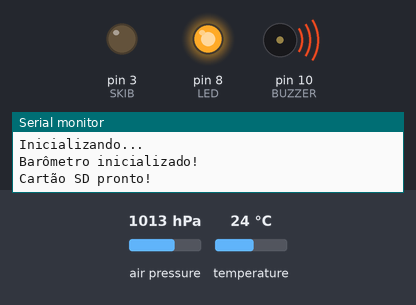
Bench run of a sketch on a simulated Arduino Uno, built with avr-gcc and run on an emulated ATmega328P. Parts: output pins drawn as LEDs (lit = HIGH), buzzer (waves = sounding, pin HIGH), the last lines printed to the serial monitor. Inputs (shaded band) come from the test bench; at power-on: air pressure 1013 hPa, temperature 24 °C. Storage starts empty.

Above: at 1.7 s.
At 4.8 s:
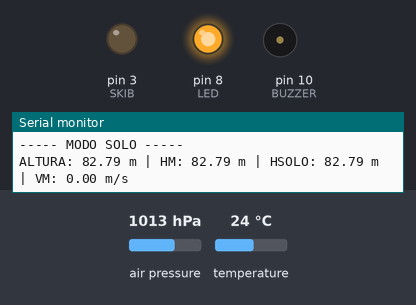
4.9 s: air pressure set to 1011 hPa
At 5.9 s:
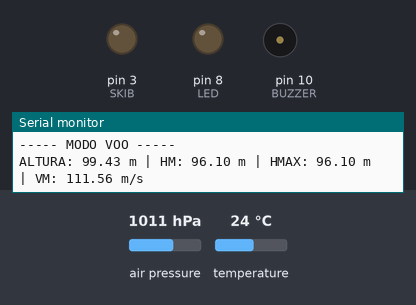
6.8 s: air pressure set to 952 hPa
Timing chart, 0 to 9.8 s (numbered marks = the images above; inputs shaded):
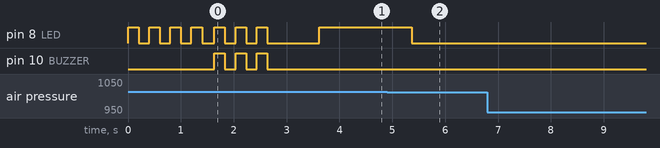

Measured:
- the behaviour switches between 1013 and 1012 hPa on air pressure (found by bisection; images 1 and 2)
- after the input at 4.9 s, pin 8 (LED): HIGH → LOW after 0.47 s

The sketch:

minifog.ino
```cpp
#include <Adafruit_BMP280.h>
#include <Adafruit_Sensor.h>
#include <SPI.h>
#include <SD.h>
#include <math.h>

#define CS 4
#define SKIB 3
#define LED 8
#define BUZZER 10
#define M 10
#define H 1023.00
#define Hmin 3.0
#define Hmin_rec 10.0
#define Vmin 5.0

Adafruit_BMP280 bar;

File file;
float h[M] = {0}, v[M] = {0};
float hm = 0, vm = 0;
float hsolo, hmax;
unsigned long time;
unsigned long lastbeep = 0;
int i = 0;
bool voo = 0;

void calib();
void solo();
void flight();

void setup() {
  Serial.begin(9600);

  pinMode(CS, OUTPUT);
  pinMode(SKIB, OUTPUT);
  pinMode(LED, OUTPUT);
  pinMode(BUZZER, OUTPUT);

  digitalWrite(SKIB, LOW);

  Serial.println("Inicializando...");

  while (!bar.begin()) {
    Serial.println("Barômetro não encontrado. Verifique as conexões!");
    delay(3000);
  }
  Serial.println("Barômetro inicializado!");

  for (int j = 0; j < 4; j++) {
    digitalWrite(LED, HIGH);
    delay(200);
    digitalWrite(LED, LOW);
    delay(200);
  }

  while (!SD.begin(CS)) {
    Serial.println("Falha na inicialização do cartão SD!");
    delay(3000);
  }
  Serial.println("Cartão SD pronto!");

  file = SD.open("DADOS.txt", FILE_WRITE);
  if (file) {
    file.println("----------------------- SISTEMA INICIALIZADO -----------------------");
    file.println("Clock, altitude, pressão, temperatura, hm, vm, hmax:");
    file.close();
  }

  for (int j = 0; j < 3; j++) {
    digitalWrite(LED, HIGH);
    digitalWrite(BUZZER, HIGH);
    delay(200);
    digitalWrite(LED, LOW);
    digitalWrite(BUZZER, LOW);
    delay(200);
  }

  calib();
}

void loop() {
  if (!voo) {
    solo();
  } else {
    flight();
  }
}

void calib() {
  time = millis();
  for (i = 0; i < M; i++) {
    h[i] = bar.readAltitude(H);
    hm += h[i] / M;
  }
  for (i = 0; i < M; i++) {
    float alt = bar.readAltitude(H);
    v[i] = (alt - hm) * 1000 / (millis() - time);
    vm += v[i] / M;
    time = millis();
    delay(75);
    hm -= h[i] / M;
    h[i] = alt;
    hm += h[i] / M;
  }
  hsolo = hm;
  hmax = hm;
  i = 0;
}

void solo() {
  digitalWrite(LED, HIGH);
  digitalWrite(SKIB, LOW);

  float alt = bar.readAltitude(H);
  vm -= v[i] / M;
  v[i] = (alt - hm) * 1000 / (millis() - time);
  vm += v[i] / M;

  Serial.println("----- MODO SOLO -----");
  Serial.print("ALTURA: ");
  Serial.print(alt);
  Serial.print(" m | HM: ");
  Serial.print(hm);
  Serial.print(" m | HSOLO: ");
  Serial.print(hsolo);
  Serial.print(" m | VM: ");
  Serial.print(vm);
  Serial.println(" m/s");

  if (hm - hsolo >= Hmin && fabs(vm) >= 1) {
    Serial.println(">>> DECOLAGEM DETECTADA <<<");
    voo = 1;
  }

  file = SD.open("DADOS.txt", O_WRITE | O_APPEND);
  if (file) {
    file.print((float) millis() / 1000.0);
    file.print(',');
    file.print(alt);
    file.print(',');
    file.print(bar.readPressure());
    file.print(',');
    file.print(bar.readTemperature());
    file.print(',');
    file.print(hm);
    file.print(',');
    file.println(vm);
    file.close();
  }

  time = millis();
  delay(75);
  hm -= h[i] / M;
  h[i] = alt;
  hm += h[i] / M;
  if (hm > hmax) hmax = hm;

  i++;
  if (i >= M) i = 0;

  if (millis() - lastbeep >= 60000) {
    digitalWrite(BUZZER, HIGH);
    delay(100);
    digitalWrite(BUZZER, LOW);
    lastbeep = millis();
  }
}


void flight() {
  digitalWrite(LED, LOW);
  digitalWrite(SKIB, LOW);

  float alt = bar.readAltitude(H);
  vm -= v[i] / M;
  v[i] = (alt - hm) * 1000 / (millis() - time);
  vm += v[i] / M;
  time = millis();

  Serial.println("----- MODO VOO -----");
  Serial.print("ALTURA: ");
  Serial.print(alt);
  Serial.print(" m | HM: ");
  Serial.print(hm);
  Serial.print(" m | HMAX: ");
  Serial.print(hmax);
  Serial.print(" m | VM: ");
  Serial.print(vm);
  Serial.println(" m/s");

  while (millis() - time < 75) {
    file = SD.open("DADOS.txt", O_WRITE | O_APPEND);
    if (file) {
      file.print((float) millis() / 1000.0);
      file.print(',');
      file.print(alt);
      file.print(',');
      file.print(bar.readPressure());
      file.print(',');
      file.print(bar.readTemperature());
      file.print(',');
      file.print(hm);
      file.print(',');
      file.print(vm);
      file.print(',');
      file.println(hmax);
      file.close();
    }
  }

  hm -= h[i] / M;
  h[i] = alt;
  hm += h[i] / M;

  if (hmax > hm && hmax - hm < 5 && hmax - hsolo > Hmin_rec && fabs(vm) < Vmin) {
    digitalWrite(SKIB, HIGH);
    digitalWrite(LED, HIGH);
    digitalWrite(BUZZER, HIGH);
    delay(500);
    digitalWrite(BUZZER, LOW);
    digitalWrite(LED, LOW);
    Serial.println(">>> REC ACIONADA <<<");

    file = SD.open("DADOS.txt", FILE_WRITE);
    if (file) {
      file.println("--------------- REC ACIONADA ---------------");
      file.close();
    }
  } else {
    digitalWrite(SKIB, LOW);
  }

  // Removido o retorno automático ao modo solo
  if (hm > hmax) hmax = hm;

  i++;
  if (i >= M) i = 0;
}
```
